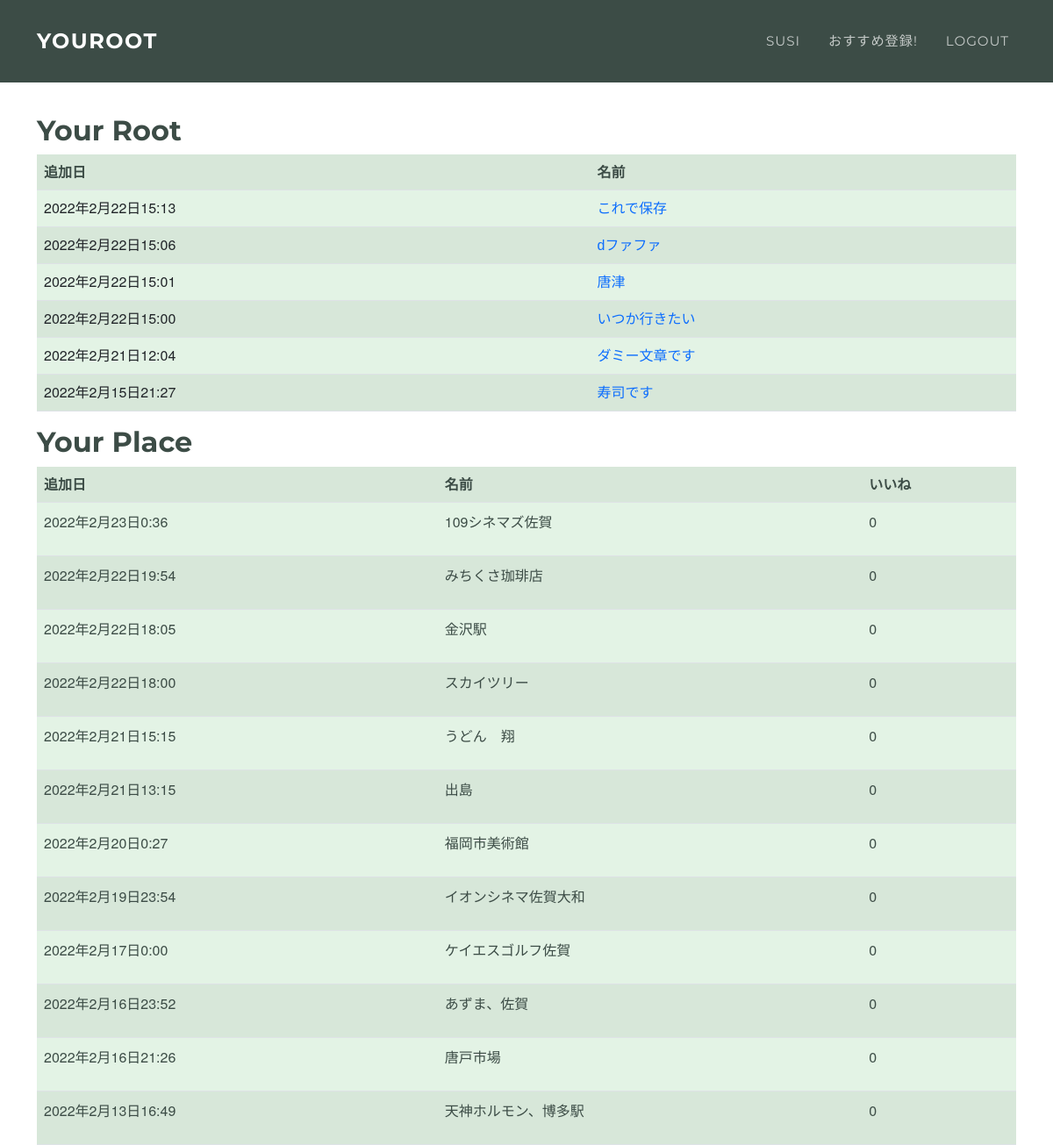
Page /user/1 (signed in) on the earlier database version.
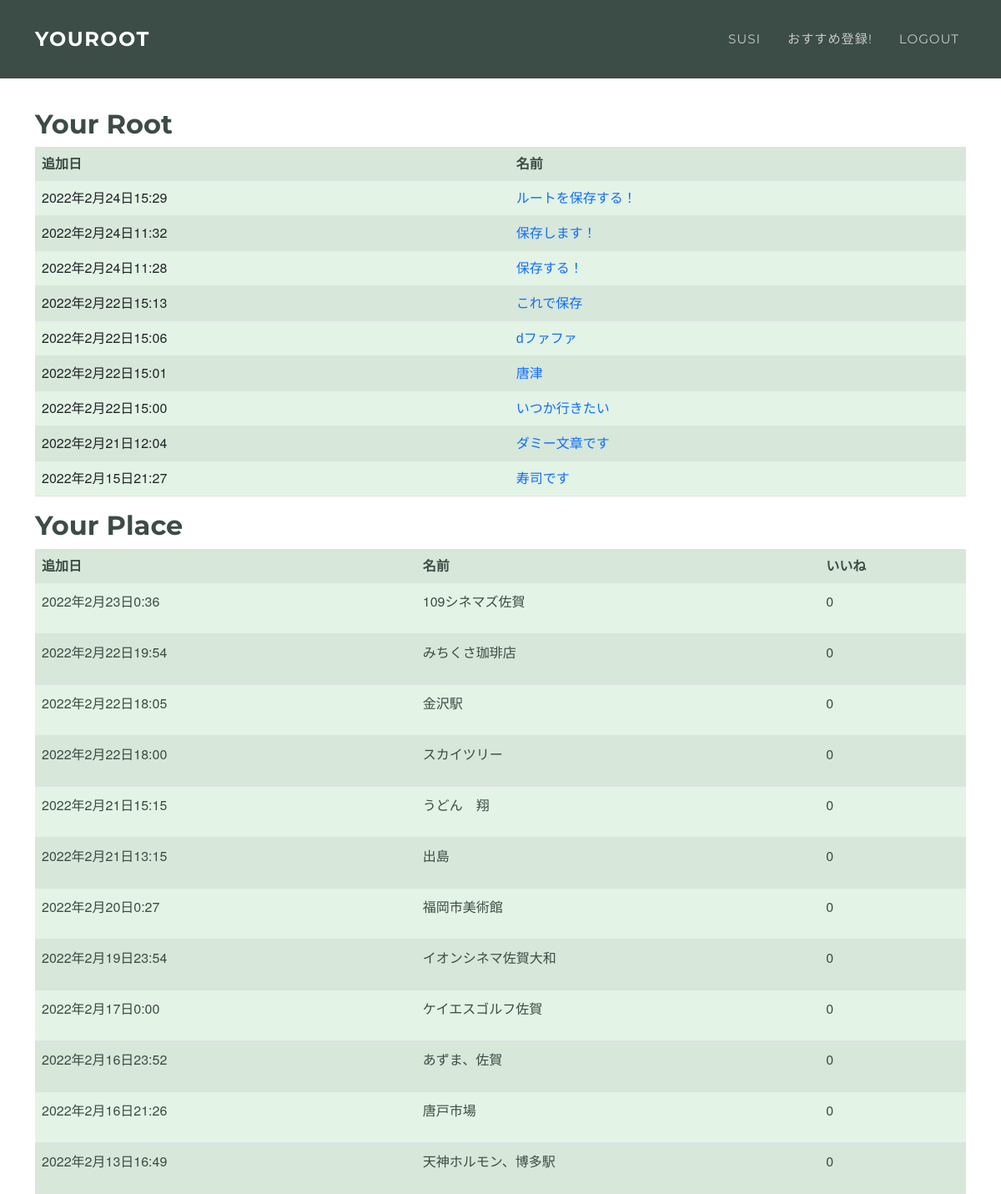
Same page on the later database version.
### testRoot/models.py (models this page shows, shortened)
class KeepRoot(models.Model):
    name = models.CharField(max_length=255)
    first = models.ForeignKey(TypeOfPlace, on_delete=models.CASCADE, null=True,related_name='first')
    second = models.ForeignKey(TypeOfPlace, on_delete=models.CASCADE, null=True,related_name='second')
    third = models.ForeignKey(TypeOfPlace, on_delete=models.CASCADE, null=True,related_name='third')
    author = models.ForeignKey(get_user_model(),on_delete=models.CASCADE, null=True)
    created_at = models.DateTimeField(auto_now_add=True, null=True)

class TypeOfPlace(models.Model):
    TYPE_CHOICE = (
        ('eat','ご飯'),
        ('play','遊び'),
    )
    type = models.CharField(max_length=255, choices=TYPE_CHOICE)
    name = models.CharField(max_length=255)
    atmosphere = models.ForeignKey(Atmosphere, on_delete=models.PROTECT, null=True)
    address = models.CharField(max_length=255)
    created_at = models.DateTimeField(auto_now_add=True)
    updated_at = models.DateTimeField(auto_now_add=True)
    pref = models.ForeignKey(PrefeCode, on_delete=models.PROTECT, null=True)
    city = models.CharField(max_length=255, null=True)
    ido = models.FloatField(null=True)
    keido = models.FloatField(null=True)
    image = models.ImageField(upload_to='images/', null=True)
    author = models.ForeignKey(get_user_model(),on_delete=models.CASCADE, null=True)
    good = models.IntegerField(null=True, default=0)
    comment = models.CharField(max_length=500, null=True)

### testRoot/views.py (the view)
# urls.py: path('user/<int:id>', user, name='user'),
def user(request, id):
    if request.method == 'POST':
        form = KeepRootForm(request.POST)
        if form.is_valid():
            post = form.save(commit=False)
            post.save()
            return redirect('index')
    else:
        lists = KeepRoot.objects.order_by('-created_at').filter(author=request.user)
        lists_place = TypeOfPlace.objects.order_by('-created_at').filter(author=request.user)
        content = {
            'lists': lists,
            'lists_place': lists_place
        }
        return render(request, 'testRoot/user.html', content)

### testRoot/templates/testRoot/user.html
{% extends 'layout.html' %}
{% block content %}
<div class="container" style="margin-top: 130px;">
    <h2 style="color: #3c4c46;">Your Root</h2>
    <table class="table table-striped table-hover" style="background-color: #e3f3e5;">
        <tr>
            <th style="color: #3c4c46;">追加日</th><th style="color: #3c4c46;">名前</th>
        </tr>
        {% for list in lists %}
            <tr>
                <td>{{list.created_at}}</td>
                <td><div class="wrapper"><a href="{% url 'detail' list.pk%}" class="effect-box">{{list.name}}</a></div></td>
            </tr>
        {% endfor %}
    </table>
    <h2 style="color: #3c4c46;">Your Place</h2>
    <table class="table table-striped table-hover" style="color: #3c4c46; background-color: #e3f3e5;">
        <tr>
            <th style="color: #3c4c46;">追加日</th><th style="color: #3c4c46;">名前</th><th style="color: #3c4c46;">いいね</th>
        </tr>
        {% for list in lists_place %}
            <tr>
                <td style="color: #3c4c46;"><p>{{list.created_at}}</p></td>
                <td style="color: #3c4c46;"><p>{{list.name}}</p></td>
                <td style="color: #3c4c46;"><p>{{list.good}}</p></td>
            </tr>
        {% endfor %}
    </table>
</div>
{% endblock %}

Differences in the rows shown:
added KeepRoot: created_at "2022年2月24日15:29", name "ルートを保存する！"
added KeepRoot: created_at "2022年2月24日11:32", name "保存します！"
added KeepRoot: created_at "2022年2月24日11:28", name "保存する！"
